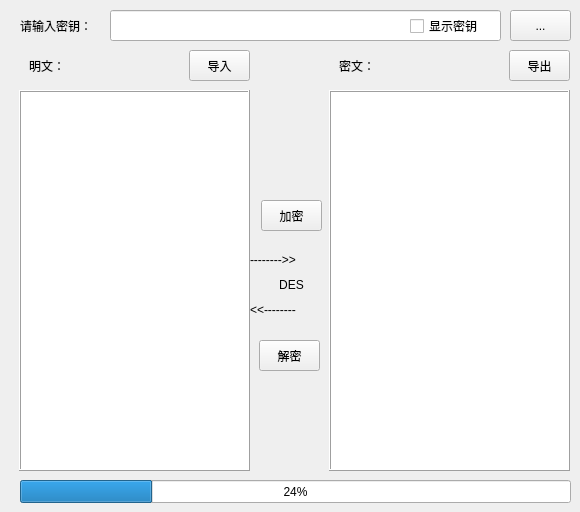
      <widget class="QWidget" name="str_tab">
       <attribute name="title">
        <string>字符串加解密</string>
       </attribute>
       <widget class="QToolButton" name="ie_key_tool_button_2">
        <property name="geometry">
         <rect>
          <x>510</x>
          <y>10</y>
          <width>61</width>
          <height>31</height>
         </rect>
        </property>
        <property name="text">
         <string>...</string>
        </property>
       </widget>
       <widget class="QLabel" name="plaintext_label_2">
        <property name="geometry">
         <rect>
          <x>29</x>
          <y>50</y>
          <width>51</width>
          <height>31</height>
         </rect>
        </property>
        <property name="text">
         <string>明文：</string>
        </property>
       </widget>
       <widget class="QLineEdit" name="input_key_2">
        <property name="geometry">
         <rect>
          <x>110</x>
          <y>10</y>
          <width>391</width>
          <height>31</height>
         </rect>
        </property>
        <property name="inputMethodHints">
         <set>Qt::ImhHiddenText</set>
        </property>
        <property name="clearButtonEnabled">
         <bool>false</bool>
        </property>
       </widget>
       <widget class="QPushButton" name="import_plaintext_button_2">
        <property name="geometry">
         <rect>
          <x>189</x>
          <y>50</y>
          <width>61</width>
          <height>31</height>
         </rect>
        </property>
        <property name="text">
         <string>导入</string>
        </property>
       </widget>
       <widget class="QCheckBox" name="check_key_2">
        <property name="geometry">
         <rect>
          <x>410</x>
          <y>16</y>
          <width>91</width>
          <height>20</height>
         </rect>
        </property>
        <property name="text">
         <string>显示密钥</string>
        </property>
       </widget>
       <widget class="QPlainTextEdit" name="cipher_text_edit_2">
        <property name="geometry">
         <rect>
          <x>329</x>
          <y>90</y>
          <width>241</width>
          <height>381</height>
         </rect>
        </property>
        <property name="frameShape">
         <enum>QFrame::Box</enum>
        </property>
        <property name="frameShadow">
         <enum>QFrame::Raised</enum>
        </property>
       </widget>
       <widget class="QProgressBar" name="progress_bar_2">
        <property name="geometry">
         <rect>
          <x>20</x>
          <y>480</y>
          <width>551</width>
          <height>23</height>
         </rect>
        </property>
        <property name="value">
         <number>24</number>
        </property>
       </widget>
       <widget class="QPushButton" name="decrypt_button_2">
        <property name="geometry">
         <rect>
          <x>259</x>
          <y>340</y>
          <width>61</width>
          <height>31</height>
         </rect>
        </property>
        <property name="text">
         <string>解密</string>
        </property>
       </widget>
       <widget class="QLabel" name="input_label_2">
        <property name="geometry">
         <rect>
          <x>20</x>
          <y>10</y>
          <width>91</width>
          <height>31</height>
         </rect>
        </property>
        <property name="font">
         <font>
          <family>Consolas</family>
         </font>
        </property>
        <property name="text">
         <string>请输入密钥：</string>
        </property>
        <property name="textFormat">
         <enum>Qt::AutoText</enum>
        </property>
        <property name="wordWrap">
         <bool>false</bool>
        </property>
       </widget>
       <widget class="QPlainTextEdit" name="plain_text_edit_2">
        <property name="geometry">
         <rect>
          <x>19</x>
          <y>90</y>
          <width>231</width>
          <height>381</height>
         </rect>
        </property>
        <property name="frameShape">
         <enum>QFrame::Box</enum>
        </property>
        <property name="frameShadow">
         <enum>QFrame::Raised</enum>
        </property>
        <property name="horizontalScrollBarPolicy">
         <enum>Qt::ScrollBarAlwaysOff</enum>
        </property>
        <property name="sizeAdjustPolicy">
         <enum>QAbstractScrollArea::AdjustToContents</enum>
        </property>
        <property name="lineWrapMode">
         <enum>QPlainTextEdit::WidgetWidth</enum>
        </property>
       </widget>
       <widget class="QLabel" name="ciphertext_label_2">
        <property name="geometry">
         <rect>
          <x>339</x>
          <y>50</y>
          <width>51</width>
          <height>31</height>
         </rect>
        </property>
        <property name="frameShape">
         <enum>QFrame::NoFrame</enum>
        </property>
        <property name="frameShadow">
         <enum>QFrame::Plain</enum>
        </property>
        <property name="text">
         <string>密文：</string>
        </property>
       </widget>
       <widget class="QLabel" name="arrow_left_2">
        <property name="geometry">
         <rect>
          <x>250</x>
          <y>300</y>
          <width>81</width>
          <height>20</height>
         </rect>
        </property>
        <property name="text">
         <string>&lt;&lt;--------</string>
        </property>
       </widget>
       <widget class="QPushButton" name="export_ciphertext_button_2">
        <property name="geometry">
         <rect>
          <x>509</x>
          <y>50</y>
          <width>61</width>
          <height>31</height>
         </rect>
        </property>
        <property name="text">
         <string>导出</string>
        </property>
       </widget>
       <widget class="QPushButton" name="encrypt_button_2">
        <property name="geometry">
         <rect>
          <x>261</x>
          <y>200</y>
          <width>61</width>
          <height>31</height>
         </rect>
        </property>
        <property name="text">
         <string>加密</string>
        </property>
       </widget>
       <widget class="QLabel" name="arrow_right_2">
        <property name="geometry">
         <rect>
          <x>250</x>
          <y>250</y>
          <width>81</width>
          <height>20</height>
         </rect>
        </property>
        <property name="text">
         <string>--------&gt;&gt;</string>
        </property>
       </widget>
       <widget class="QLabel" name="current_cipher_label">
        <property name="geometry">
         <rect>
          <x>251</x>
          <y>269</y>
          <width>81</width>
          <height>31</height>
         </rect>
        </property>
        <property name="text">
         <string>DES</string>
        </property>
        <property name="alignment">
         <set>Qt::AlignCenter</set>
        </property>
        <property name="wordWrap">
         <bool>true</bool>
        </property>
        <property name="indent">
         <number>-1</number>
        </property>
        <property name="openExternalLinks">
         <bool>false</bool>
        </property>
       </widget>
      </widget>
